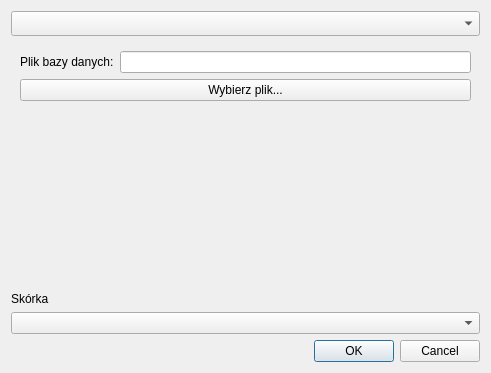
<?xml version="1.0" encoding="UTF-8"?>
<ui version="4.0">
 <class>DatabaseConfigDialog</class>
 <widget class="QDialog" name="DatabaseConfigDialog">
  <property name="geometry">
   <rect>
    <x>0</x>
    <y>0</y>
    <width>491</width>
    <height>373</height>
   </rect>
  </property>
  <property name="windowTitle">
   <string>Konfiguracja bazy danych</string>
  </property>
  <layout class="QVBoxLayout" name="verticalLayout">
   <item>
    <widget class="QComboBox" name="dbTypeComboBox">
     <property name="minimumSize">
      <size>
       <width>0</width>
       <height>25</height>
      </size>
     </property>
    </widget>
   </item>
   <item>
    <widget class="QStackedWidget" name="stackedWidget">
     <property name="minimumSize">
      <size>
       <width>0</width>
       <height>150</height>
      </size>
     </property>
     <widget class="QWidget" name="sqlitePage">
      <layout class="QFormLayout" name="formLayoutSQLite">
       <item row="0" column="0">
        <widget class="QLabel" name="label_sqlitePath">
         <property name="text">
          <string>Plik bazy danych:</string>
         </property>
        </widget>
       </item>
       <item row="0" column="1">
        <widget class="QLineEdit" name="sqlitePathLineEdit"/>
       </item>
       <item row="1" column="0" colspan="2">
        <widget class="QPushButton" name="selectFileButton">
         <property name="text">
          <string>Wybierz plik...</string>
         </property>
        </widget>
       </item>
      </layout>
     </widget>
     <widget class="QWidget" name="mysqlPage">
      <layout class="QFormLayout" name="formLayoutMySQL">
       <item row="0" column="0">
        <widget class="QLabel" name="label_host">
         <property name="text">
          <string>Host:</string>
         </property>
        </widget>
       </item>
       <item row="0" column="1">
        <widget class="QLineEdit" name="hostLineEdit"/>
       </item>
       <item row="1" column="0">
        <widget class="QLabel" name="label_database">
         <property name="text">
          <string>Baza danych:</string>
         </property>
        </widget>
       </item>
       <item row="1" column="1">
        <widget class="QLineEdit" name="databaseLineEdit"/>
       </item>
       <item row="2" column="0">
        <widget class="QLabel" name="label_user">
         <property name="text">
          <string>Użytkownik:</string>
         </property>
        </widget>
       </item>
       <item row="2" column="1">
        <widget class="QLineEdit" name="userLineEdit"/>
       </item>
       <item row="3" column="0">
        <widget class="QLabel" name="label_password">
         <property name="text">
          <string>Hasło:</string>
         </property>
        </widget>
       </item>
       <item row="3" column="1">
        <widget class="QLineEdit" name="passwordLineEdit">
         <property name="echoMode">
          <enum>QLineEdit::EchoMode::Password</enum>
         </property>
        </widget>
       </item>
       <item row="4" column="0">
        <widget class="QLabel" name="label_port">
         <property name="text">
          <string>Port:</string>
         </property>
        </widget>
       </item>
       <item row="4" column="1">
        <widget class="QSpinBox" name="portSpinBox">
         <property name="minimum">
          <number>0</number>
         </property>
         <property name="maximum">
          <number>65535</number>
         </property>
         <property name="value">
          <number>3306</number>
         </property>
        </widget>
       </item>
      </layout>
     </widget>
    </widget>
   </item>
   <item>
    <widget class="QLabel" name="labelSkin">
     <property name="text">
      <string>Skórka</string>
     </property>
    </widget>
   </item>
   <item>
    <widget class="QComboBox" name="filterSelectSkin"/>
   </item>
   <item>
    <widget class="QDialogButtonBox" name="buttonBox">
     <property name="orientation">
      <enum>Qt::Orientation::Horizontal</enum>
     </property>
     <property name="standardButtons">
      <set>QDialogButtonBox::StandardButton::Cancel|QDialogButtonBox::StandardButton::Ok</set>
     </property>
    </widget>
   </item>
  </layout>
 </widget>
 <resources/>
 <connections/>
</ui>
